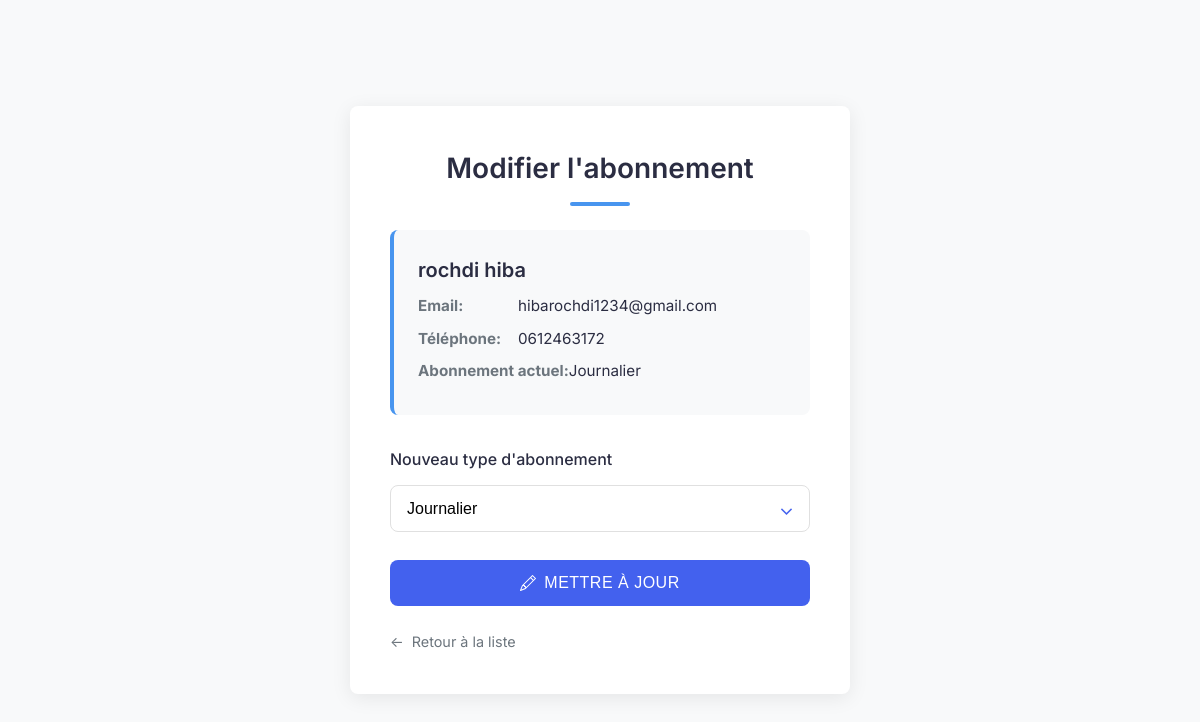
The app's page /membres/modifier_abonnement.php?id=1 with its own data.
### tables this page shows
CREATE TABLE `membres` (
  `id` int(11) NOT NULL,
  `nom` varchar(50) NOT NULL,
  `prenom` varchar(50) NOT NULL,
  `profession` varchar(50) DEFAULT NULL,
  `email` varchar(255) NOT NULL,
  `telephone` varchar(100) NOT NULL,
  `type_abonnement` varchar(100) DEFAULT NULL,
  `date_inscription` date NOT NULL
);

### membres/modifier_abonnement.php (the view, shortened to what this page needs)
<?php
require '../db.php';
$id = $_GET['id'] ?? null;
$stmt = $pdo->prepare("SELECT * FROM membres WHERE id = ?");
$stmt->execute([$id]);
$membre = $stmt->fetch();
?>
<!DOCTYPE html>
<html lang="fr">
<head>
</head>
<body>
    <div class="form-container">
        <h1 class="form-title">Modifier l'abonnement</h1>
        <div class="member-card">
            <div class="member-name"><?= htmlspecialchars($membre['prenom']) ?> <?= htmlspecialchars($membre['nom']) ?></div>
            <div class="member-detail"><strong>Email:</strong> <?= htmlspecialchars($membre['email']) ?></div>
            <div class="member-detail"><strong>Téléphone:</strong> <?= htmlspecialchars($membre['telephone']) ?></div>
            <div class="member-detail"><strong>Abonnement actuel:</strong> <?= ucfirst($membre['type_abonnement']) ?></div>
        </div>
        <form method="POST">
            <div class="form-group">
                <label for="type_abonnement">Nouveau type d'abonnement</label>
                <div class="select-wrapper">
                    <select id="type_abonnement" name="type_abonnement" required>
                        <option value="journalier" <?= $membre['type_abonnement'] == 'journalier' ? 'selected' : '' ?>>Journalier</option>
                    </select>
                </div>
            </div>
            <button type="submit" class="btn">
                Mettre à jour
            </button>
        </form>
        <a href="liste_membres.php" class="back-link">Retour à la liste</a>
    </div>
</body>
</html>

### membres/modifier_abonnement.php (style rules this page uses)
:root { --primary-color: #4361ee; --secondary-color: #3f37c9; --accent-color: #4895ef; --text-color: #2b2d42; --light-gray: #f8f9fa; --white: #ffffff; --border-radius: 8px; --box-shadow: 0 4px 20px rgba(0, 0, 0, 0.08); --transition: all 0.3s ease; }
* { box-sizing: border-box; margin: 0; padding: 0; }
body { font-family: 'Inter', -apple-system, BlinkMacSystemFont, sans-serif; background-color: var(--light-gray); color: var(--text-color); line-height: 1.6; padding: 2rem; display: flex; justify-content: center; align-items: center; min-height: 100vh; }
.form-container { background: var(--white); border-radius: var(--border-radius); box-shadow: var(--box-shadow); padding: 2.5rem; width: 100%; max-width: 500px; transition: var(--transition); }
.form-title { color: var(--text-color); text-align: center; margin-bottom: 1.5rem; font-weight: 600; font-size: 1.75rem; position: relative; }
.form-title::after { content: ''; display: block; width: 60px; height: 4px; background: var(--accent-color); margin: 0.75rem auto 0; border-radius: 2px; }
.member-card { background: var(--light-gray); padding: 1.5rem; border-radius: var(--border-radius); margin-bottom: 2rem; border-left: 4px solid var(--accent-color); }
.member-name { font-size: 1.25rem; font-weight: 600; margin-bottom: 0.5rem; }
.member-detail { display: flex; margin-bottom: 0.5rem; font-size: 0.95rem; }
.member-detail strong { min-width: 100px; display: inline-block; color: #6c757d; }
.form-group { margin-bottom: 1.75rem; }
.form-group label { display: block; margin-bottom: 0.75rem; font-weight: 500; font-size: 1rem; }
.select-wrapper { position: relative; }
.select-wrapper::after { content: '⌄'; position: absolute; top: 50%; right: 1rem; transform: translateY(-50%); pointer-events: none; color: var(--primary-color); font-size: 1.2rem; }
select { width: 100%; padding: 0.875rem 1rem; border: 1px solid #e0e0e0; border-radius: var(--border-radius); font-size: 1rem; appearance: none; background-color: var(--white); transition: var(--transition); cursor: pointer; }
.btn { display: inline-flex; align-items: center; justify-content: center; background-color: var(--primary-color); color: var(--white); border: none; padding: 0.875rem 1.5rem; font-size: 1rem; font-weight: 500; border-radius: var(--border-radius); cursor: pointer; width: 100%; transition: var(--transition); text-transform: uppercase; letter-spacing: 0.5px; }
.back-link { display: inline-flex; align-items: center; margin-top: 1.5rem; color: #6c757d; text-decoration: none; transition: var(--transition); font-size: 0.9rem; }
.back-link::before { content: '←'; margin-right: 0.5rem; }

### records on screen
membres: prenom "rochdi", nom "hiba", email "hibarochdi1234@gmail.com", telephone "0612463172", type_abonnement "Journalier"
